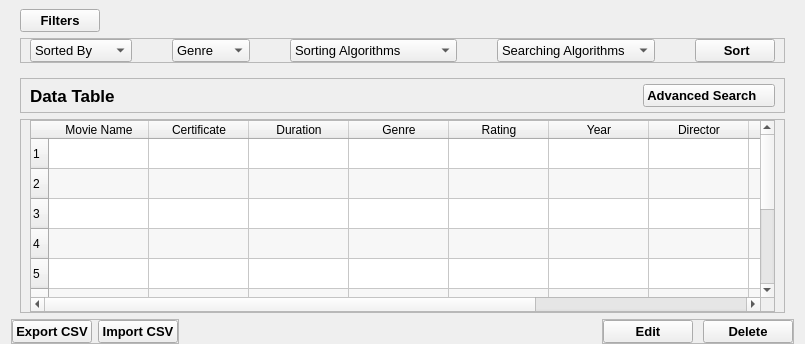
         <widget class="QWidget" name="mainFrame" native="true">
          <property name="sizePolicy">
           <sizepolicy hsizetype="Preferred" vsizetype="Expanding">
            <horstretch>0</horstretch>
            <verstretch>0</verstretch>
           </sizepolicy>
          </property>
          <layout class="QVBoxLayout" name="verticalLayout_2">
           <property name="topMargin">
            <number>0</number>
           </property>
           <property name="bottomMargin">
            <number>0</number>
           </property>
           <item>
            <widget class="QWidget" name="widget_5" native="true">
             <property name="maximumSize">
              <size>
               <width>16777215</width>
               <height>90</height>
              </size>
             </property>
             <layout class="QVBoxLayout" name="verticalLayout_5">
              <property name="topMargin">
               <number>9</number>
              </property>
              <property name="bottomMargin">
               <number>9</number>
              </property>
              <item alignment="Qt::AlignLeft|Qt::AlignTop">
               <widget class="QPushButton" name="btnFilters">
                <property name="minimumSize">
                 <size>
                  <width>0</width>
                  <height>10</height>
                 </size>
                </property>
                <property name="maximumSize">
                 <size>
                  <width>16777215</width>
                  <height>30</height>
                 </size>
                </property>
                <property name="font">
                 <font>
                  <pointsize>10</pointsize>
                  <weight>75</weight>
                  <bold>true</bold>
                 </font>
                </property>
                <property name="text">
                 <string>Filters</string>
                </property>
                <property name="icon">
                 <iconset resource="resources.qrc">
                  <normaloff>:/blackicons/Graphics/featherBlack/menu.svg</normaloff>:/blackicons/Graphics/featherBlack/menu.svg</iconset>
                </property>
                <property name="iconSize">
                 <size>
                  <width>20</width>
                  <height>20</height>
                 </size>
                </property>
               </widget>
              </item>
              <item alignment="Qt::AlignLeft">
               <widget class="QFrame" name="frameFilters">
                <property name="frameShape">
                 <enum>QFrame::StyledPanel</enum>
                </property>
                <property name="frameShadow">
                 <enum>QFrame::Raised</enum>
                </property>
                <layout class="QHBoxLayout" name="horizontalLayout_14">
                 <property name="spacing">
                  <number>40</number>
                 </property>
                 <property name="topMargin">
                  <number>0</number>
                 </property>
                 <property name="bottomMargin">
                  <number>0</number>
                 </property>
                 <item>
                  <widget class="QComboBox" name="cmbSortedBy">
                   <property name="font">
                    <font>
                     <pointsize>10</pointsize>
                    </font>
                   </property>
                   <item>
                    <property name="text">
                     <string>Sorted By</string>
                    </property>
                   </item>
                   <item>
                    <property name="text">
                     <string>Movie Name</string>
                    </property>
                   </item>
                   <item>
                    <property name="text">
                     <string>Duration</string>
                    </property>
                   </item>
                   <item>
                    <property name="text">
                     <string>Genre</string>
                    </property>
                   </item>
                   <item>
                    <property name="text">
                     <string>Rating</string>
                    </property>
                   </item>
                   <item>
                    <property name="text">
                     <string>Year</string>
                    </property>
                   </item>
                   <item>
                    <property name="text">
                     <string>Directors</string>
                    </property>
                   </item>
                   <item>
                    <property name="text">
                     <string>Actors</string>
                    </property>
                   </item>
                   <item>
                    <property name="text">
                     <string>Gross</string>
                    </property>
                   </item>
                   <item>
                    <property name="text">
                     <string>Votes</string>
                    </property>
                   </item>
                  </widget>
                 </item>
                 <item>
                  <widget class="QComboBox" name="cmbGenre">
                   <property name="font">
                    <font>
                     <pointsize>10</pointsize>
                    </font>
                   </property>
                   <item>
                    <property name="text">
                     <string>Genre</string>
                    </property>
                   </item>
                   <item>
                    <property name="text">
                     <string>Thriller</string>
                    </property>
                   </item>
                   <item>
                    <property name="text">
                     <string>Action</string>
                    </property>
                   </item>
                   <item>
                    <property name="text">
                     <string>Comedy</string>
                    </property>
                   </item>
                  </widget>
                 </item>
                 <item>
                  <widget class="QComboBox" name="cmbAlgorithms">
                   <property name="sizePolicy">
                    <sizepolicy hsizetype="Preferred" vsizetype="Fixed">
                     <horstretch>0</horstretch>
                     <verstretch>0</verstretch>
                    </sizepolicy>
                   </property>
                   <property name="font">
                    <font>
                     <pointsize>10</pointsize>
                    </font>
                   </property>
                   <item>
                    <property name="text">
                     <string>Sorting Algorithms</string>
                    </property>
                   </item>
                   <item>
                    <property name="text">
                     <string>Insertion Sort</string>
                    </property>
                   </item>
                   <item>
                    <property name="text">
                     <string>Selection Sort</string>
                    </property>
                   </item>
                   <item>
                    <property name="text">
                     <string>Merge Sort</string>
                    </property>
                   </item>
                   <item>
                    <property name="text">
                     <string>Bubble Sort</string>
                    </property>
                   </item>
                   <item>
                    <property name="text">
                     <string>Hybrid Merge Sort</string>
                    </property>
                   </item>
                   <item>
                    <property name="text">
                     <string>Randomized Quick Sort</string>
                    </property>
                   </item>
                   <item>
                    <property name="text">
                     <string>Quick Sort</string>
                    </property>
                   </item>
                   <item>
                    <property name="text">
                     <string>Counting Sort</string>
                    </property>
                   </item>
                   <item>
                    <property name="text">
                     <string>Radix Sort</string>
                    </property>
                   </item>
                   <item>
                    <property name="text">
                     <string>Bucket Sort</string>
                    </property>
                   </item>
                   <item>
                    <property name="text">
                     <string>Pigeonhole Sort</string>
                    </property>
                   </item>
                   <item>
                    <property name="text">
                     <string>Postman Sort</string>
                    </property>
                   </item>
                   <item>
                    <property name="text">
                     <string>Cocktail Sort</string>
                    </property>
                   </item>
                   <item>
                    <property name="text">
                     <string>Heap Sort</string>
                    </property>
                   </item>
                   <item>
                    <property name="text">
                     <string>Binary Insertion Sort</string>
                    </property>
                   </item>
                   <item>
                    <property name="text">
                     <string>Shell Sort</string>
                    </property>
                   </item>
                  </widget>
                 </item>
                 <item>
                  <widget class="QComboBox" name="cmbSearching">
                   <property name="font">
                    <font>
                     <pointsize>10</pointsize>
                    </font>
                   </property>
                   <item>
                    <property name="text">
                     <string>Searching Algorithms</string>
                    </property>
                   </item>
                   <item>
                    <property name="text">
                     <string>Linear Search</string>
                    </property>
                   </item>
                   <item>
                    <property name="text">
                     <string>Binary Search</string>
                    </property>
                   </item>
                   <item>
                    <property name="text">
                     <string>KMP String Searching</string>
                    </property>
                   </item>
                   <item>
                    <property name="text">
                     <string>Computing LPS array</string>
                    </property>
                   </item>
                  </widget>
                 </item>
                 <item>
                  <widget class="QPushButton" name="btnSort">
                   <property name="minimumSize">
                    <size>
                     <width>80</width>
                     <height>0</height>
                    </size>
                   </property>
                   <property name="maximumSize">
                    <size>
                     <width>100</width>
                     <height>30</height>
                    </size>
                   </property>
                   <property name="font">
                    <font>
                     <pointsize>10</pointsize>
                     <weight>75</weight>
                     <bold>true</bold>
                     <stylestrategy>PreferAntialias</stylestrategy>
                    </font>
                   </property>
                   <property name="text">
                    <string> Sort</string>
                   </property>
                   <property name="icon">
                    <iconset resource="resources.qrc">
                     <normaloff>:/blackicons/Graphics/featherBlack/server.svg</normaloff>:/blackicons/Graphics/featherBlack/server.svg</iconset>
                   </property>
                   <property name="iconSize">
                    <size>
                     <width>20</width>
                     <height>20</height>
                    </size>
                   </property>
                  </widget>
                 </item>
                </layout>
               </widget>
              </item>
             </layout>
            </widget>
           </item>
           <item>
            <widget class="QWidget" name="widget_4" native="true">
             <layout class="QVBoxLayout" name="verticalLayout_4">
              <property name="topMargin">
               <number>0</number>
              </property>
              <property name="bottomMargin">
               <number>0</number>
              </property>
              <item alignment="Qt::AlignTop">
               <widget class="QFrame" name="frame_2">
                <property name="frameShape">
                 <enum>QFrame::StyledPanel</enum>
                </property>
                <property name="frameShadow">
                 <enum>QFrame::Raised</enum>
                </property>
                <layout class="QHBoxLayout" name="horizontalLayout_9">
                 <property name="topMargin">
                  <number>5</number>
                 </property>
                 <property name="bottomMargin">
                  <number>5</number>
                 </property>
                 <item alignment="Qt::AlignLeft">
                  <widget class="QLabel" name="label_5">
                   <property name="font">
                    <font>
                     <pointsize>13</pointsize>
                     <weight>75</weight>
                     <bold>true</bold>
                    </font>
                   </property>
                   <property name="text">
                    <string>Data Table</string>
                   </property>
                  </widget>
                 </item>
                 <item alignment="Qt::AlignRight">
                  <widget class="QPushButton" name="btnAdvanced_Search">
                   <property name="minimumSize">
                    <size>
                     <width>0</width>
                     <height>0</height>
                    </size>
                   </property>
                   <property name="maximumSize">
                    <size>
                     <width>16777215</width>
                     <height>30</height>
                    </size>
                   </property>
                   <property name="font">
                    <font>
                     <pointsize>10</pointsize>
                     <weight>75</weight>
                     <bold>true</bold>
                    </font>
                   </property>
                   <property name="text">
                    <string>Advanced Search    </string>
                   </property>
                   <property name="icon">
                    <iconset resource="resources.qrc">
                     <normaloff>:/Whiteicons/Graphics/featherWhite/search.svg</normaloff>:/Whiteicons/Graphics/featherWhite/search.svg</iconset>
                   </property>
                   <property name="iconSize">
                    <size>
                     <width>20</width>
                     <height>20</height>
                    </size>
                   </property>
                  </widget>
                 </item>
                </layout>
               </widget>
              </item>
              <item>
               <widget class="QFrame" name="frame_3">
                <property name="sizePolicy">
                 <sizepolicy hsizetype="Preferred" vsizetype="Expanding">
                  <horstretch>0</horstretch>
                  <verstretch>0</verstretch>
                 </sizepolicy>
                </property>
                <property name="frameShape">
                 <enum>QFrame::StyledPanel</enum>
                </property>
                <property name="frameShadow">
                 <enum>QFrame::Raised</enum>
                </property>
                <layout class="QGridLayout" name="gridLayout">
                 <property name="topMargin">
                  <number>0</number>
                 </property>
                 <property name="bottomMargin">
                  <number>0</number>
                 </property>
                 <item row="0" column="0">
                  <widget class="QTableWidget" name="tableWidget">
                   <property name="frameShadow">
                    <enum>QFrame::Sunken</enum>
                   </property>
                   <property name="dragDropMode">
                    <enum>QAbstractItemView::NoDragDrop</enum>
                   </property>
                   <property name="defaultDropAction">
                    <enum>Qt::IgnoreAction</enum>
                   </property>
                   <property name="alternatingRowColors">
                    <bool>true</bool>
                   </property>
                   <property name="showGrid">
                    <bool>true</bool>
                   </property>
                   <property name="sortingEnabled">
                    <bool>false</bool>
                   </property>
                   <property name="cornerButtonEnabled">
                    <bool>true</bool>
                   </property>
                   <property name="rowCount">
                    <number>10</number>
                   </property>
                   <row/>
                   <row/>
                   <row/>
                   <row/>
                   <row/>
                   <row/>
                   <row/>
                   <row/>
                   <row/>
                   <row/>
                   <column>
                    <property name="text">
                     <string>Movie Name</string>
                    </property>
                    <property name="icon">
                     <iconset resource="resources.qrc">
                      <normaloff>:/blackicons/Graphics/featherBlack/arrow-up.svg</normaloff>:/blackicons/Graphics/featherBlack/arrow-up.svg</iconset>
                    </property>
                   </column>
                   <column>
                    <property name="text">
                     <string>Certificate</string>
                    </property>
                   </column>
                   <column>
                    <property name="text">
                     <string>Duration</string>
                    </property>
                    <property name="icon">
                     <iconset resource="resources.qrc">
                      <normaloff>:/blackicons/Graphics/featherBlack/arrow-up.svg</normaloff>:/blackicons/Graphics/featherBlack/arrow-up.svg</iconset>
                    </property>
                   </column>
                   <column>
                    <property name="text">
                     <string>Genre</string>
                    </property>
                    <property name="icon">
                     <iconset resource="resources.qrc">
                      <normaloff>:/blackicons/Graphics/featherBlack/arrow-down.svg</normaloff>:/blackicons/Graphics/featherBlack/arrow-down.svg</iconset>
                    </property>
                   </column>
                   <column>
                    <property name="text">
                     <string>Rating</string>
                    </property>
                    <property name="icon">
                     <iconset resource="resources.qrc">
                      <normaloff>:/blackicons/Graphics/featherBlack/arrow-up.svg</normaloff>:/blackicons/Graphics/featherBlack/arrow-up.svg</iconset>
                    </property>
                   </column>
                   <column>
                    <property name="text">
                     <string>Year</string>
                    </property>
                    <property name="icon">
                     <iconset resource="resources.qrc">
                      <normaloff>:/blackicons/Graphics/featherBlack/arrow-down.svg</normaloff>:/blackicons/Graphics/featherBlack/arrow-down.svg</iconset>
                    </property>
                   </column>
                   <column>
                    <property name="text">
                     <string>Director</string>
                    </property>
                   </column>
                   <column>
                    <property name="text">
                     <string>Actors</string>
                    </property>
                   </column>
                   <column>
                    <property name="text">
                     <string>Gross</string>
                    </property>
                    <property name="icon">
                     <iconset resource="resources.qrc">
                      <normaloff>:/blackicons/Graphics/featherBlack/arrow-up.svg</normaloff>:/blackicons/Graphics/featherBlack/arrow-up.svg</iconset>
                    </property>
                   </column>
                   <column>
                    <property name="text">
                     <string>Votes</string>
                    </property>
                    <property name="icon">
                     <iconset resource="resources.qrc">
                      <normaloff>:/blackicons/Graphics/featherBlack/arrow-up.svg</normaloff>:/blackicons/Graphics/featherBlack/arrow-up.svg</iconset>
                    </property>
                   </column>
                  </widget>
                 </item>
                </layout>
               </widget>
              </item>
             </layout>
            </widget>
           </item>
           <item>
            <widget class="QWidget" name="widget_6" native="true">
             <layout class="QHBoxLayout" name="horizontalLayout_11">
              <property name="leftMargin">
               <number>0</number>
              </property>
              <property name="topMargin">
               <number>0</number>
              </property>
              <property name="rightMargin">
               <number>0</number>
              </property>
              <property name="bottomMargin">
               <number>0</number>
              </property>
              <item alignment="Qt::AlignLeft">
               <widget class="QFrame" name="frame_14">
                <property name="frameShape">
                 <enum>QFrame::StyledPanel</enum>
                </property>
                <property name="frameShadow">
                 <enum>QFrame::Raised</enum>
                </property>
                <layout class="QHBoxLayout" name="horizontalLayout_13">
                 <property name="leftMargin">
                  <number>0</number>
                 </property>
                 <property name="topMargin">
                  <number>0</number>
                 </property>
                 <property name="rightMargin">
                  <number>0</number>
                 </property>
                 <property name="bottomMargin">
                  <number>0</number>
                 </property>
                 <item>
                  <widget class="QPushButton" name="btnExportcsv">
                   <property name="maximumSize">
                    <size>
                     <width>16777215</width>
                     <height>35</height>
                    </size>
                   </property>
                   <property name="font">
                    <font>
                     <pointsize>10</pointsize>
                     <weight>75</weight>
                     <bold>true</bold>
                    </font>
                   </property>
                   <property name="text">
                    <string>Export CSV</string>
                   </property>
                   <property name="icon">
                    <iconset resource="resources.qrc">
                     <normaloff>:/blackicons/Graphics/featherBlack/download.svg</normaloff>:/blackicons/Graphics/featherBlack/download.svg</iconset>
                   </property>
                   <property name="iconSize">
                    <size>
                     <width>20</width>
                     <height>20</height>
                    </size>
                   </property>
                  </widget>
                 </item>
                 <item>
                  <widget class="QPushButton" name="btnImportcsv">
                   <property name="maximumSize">
                    <size>
                     <width>16777215</width>
                     <height>35</height>
                    </size>
                   </property>
                   <property name="font">
                    <font>
                     <pointsize>10</pointsize>
                     <weight>75</weight>
                     <bold>true</bold>
                    </font>
                   </property>
                   <property name="text">
                    <string>Import CSV</string>
                   </property>
                   <property name="icon">
                    <iconset resource="resources.qrc">
                     <normaloff>:/blackicons/Graphics/featherBlack/external-link.svg</normaloff>:/blackicons/Graphics/featherBlack/external-link.svg</iconset>
                   </property>
                   <property name="iconSize">
                    <size>
                     <width>20</width>
                     <height>20</height>
                    </size>
                   </property>
                  </widget>
                 </item>
                </layout>
               </widget>
              </item>
              <item alignment="Qt::AlignRight">
               <widget class="QFrame" name="frame_13">
                <property name="frameShape">
                 <enum>QFrame::StyledPanel</enum>
                </property>
                <property name="frameShadow">
                 <enum>QFrame::Raised</enum>
                </property>
                <layout class="QHBoxLayout" name="horizontalLayout_12">
                 <property name="spacing">
                  <number>10</number>
                 </property>
                 <property name="leftMargin">
                  <number>0</number>
                 </property>
                 <property name="topMargin">
                  <number>0</number>
                 </property>
                 <property name="rightMargin">
                  <number>0</number>
                 </property>
                 <property name="bottomMargin">
                  <number>0</number>
                 </property>
                 <item>
                  <widget class="QPushButton" name="btnEdit">
                   <property name="minimumSize">
                    <size>
                     <width>90</width>
                     <height>0</height>
                    </size>
                   </property>
                   <property name="maximumSize">
                    <size>
                     <width>16777215</width>
                     <height>35</height>
                    </size>
                   </property>
                   <property name="font">
                    <font>
                     <pointsize>10</pointsize>
                     <weight>75</weight>
                     <bold>true</bold>
                    </font>
                   </property>
                   <property name="text">
                    <string>Edit</string>
                   </property>
                   <property name="icon">
                    <iconset resource="resources.qrc">
                     <normaloff>:/blackicons/Graphics/featherBlack/edit-2.svg</normaloff>:/blackicons/Graphics/featherBlack/edit-2.svg</iconset>
                   </property>
                   <property name="iconSize">
                    <size>
                     <width>24</width>
                     <height>24</height>
                    </size>
                   </property>
                  </widget>
                 </item>
                 <item>
                  <widget class="QPushButton" name="btnDelete">
                   <property name="minimumSize">
                    <size>
                     <width>90</width>
                     <height>0</height>
                    </size>
                   </property>
                   <property name="maximumSize">
                    <size>
                     <width>16777215</width>
                     <height>35</height>
                    </size>
                   </property>
                   <property name="font">
                    <font>
                     <pointsize>10</pointsize>
                     <weight>75</weight>
                     <bold>true</bold>
                    </font>
                   </property>
                   <property name="text">
                    <string>Delete</string>
                   </property>
                   <property name="icon">
                    <iconset resource="resources.qrc">
                     <normaloff>:/blackicons/Graphics/featherBlack/delete.svg</normaloff>:/blackicons/Graphics/featherBlack/delete.svg</iconset>
                   </property>
                   <property name="iconSize">
                    <size>
                     <width>24</width>
                     <height>24</height>
                    </size>
                   </property>
                  </widget>
                 </item>
                </layout>
               </widget>
              </item>
             </layout>
            </widget>
           </item>
          </layout>
         </widget>
